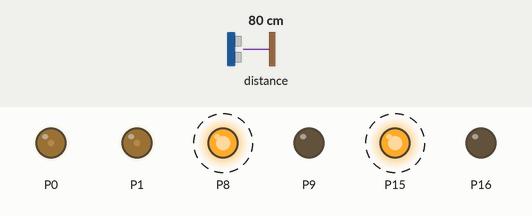
Recording of a program running on a simulated BBC micro:bit (MakeCode). Shown: output pins drawn as LEDs (lit = HIGH). Dashed ring = blinking. The inputs (shaded band) are chosen by the test bench; at power-on: distance to the obstacle 80 cm.

Above: at 1.2 s.
1.3 s: distance to the obstacle set to 2 cm
At 3.8 s:
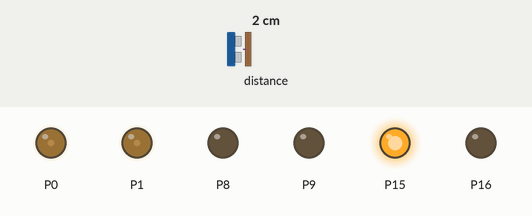
At 4.7 s:
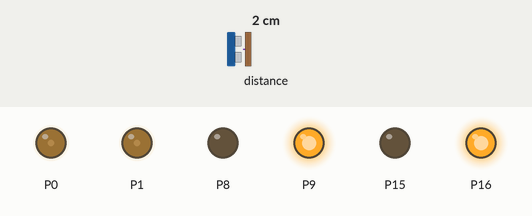
7.5 s: distance to the obstacle set to 9 cm
10.6 s: distance to the obstacle set to 4 cm
At 14.6 s:
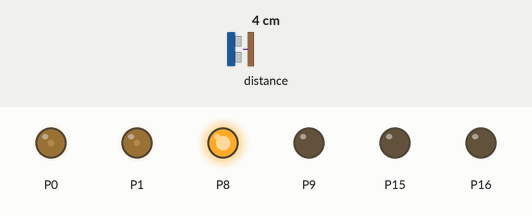
Timing chart, 0 to 19.7 s (numbered marks = the images above; inputs shaded):
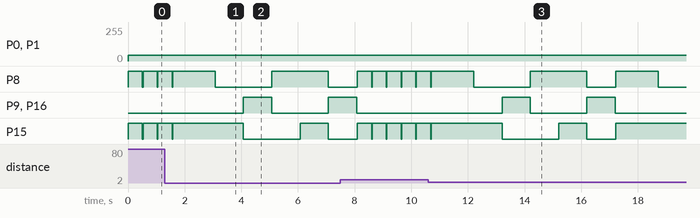

Measured:
- after the input at 1.3 s, P9, P16: LOW → HIGH after 2.8 s, → LOW 1.0 s later, → HIGH 2.0 s later
- after the input at 10.6 s, P9, P16: alternates HIGH for 1.0 s and LOW for 2.0 s, starting after 2.6 s

The program:

main.ts
```typescript
let DISTANCE = 0
basic.forever(function on_forever() {

    DISTANCE = sonar.ping(DigitalPin.P2, DigitalPin.P12, PingUnit.Centimeters)
    pins.analogWritePin(AnalogPin.P0, 170)
    pins.analogWritePin(AnalogPin.P1, 170)
    pins.digitalWritePin(DigitalPin.P15, 1)
    pins.digitalWritePin(DigitalPin.P16, 0)
    pins.digitalWritePin(DigitalPin.P8, 1)
    pins.digitalWritePin(DigitalPin.P9, 0)
    basic.pause(500)
    if (DISTANCE < 8) {
        basic.pause(1000)
        pins.digitalWritePin(DigitalPin.P15, 1)
        pins.digitalWritePin(DigitalPin.P16, 0)
        pins.digitalWritePin(DigitalPin.P8, 0)
        pins.digitalWritePin(DigitalPin.P9, 0)
        basic.pause(1000)
        pins.digitalWritePin(DigitalPin.P15, 0)
        pins.digitalWritePin(DigitalPin.P16, 1)
        pins.digitalWritePin(DigitalPin.P8, 0)
        pins.digitalWritePin(DigitalPin.P9, 1)
        basic.pause(1000)
        pins.digitalWritePin(DigitalPin.P15, 0)
        pins.digitalWritePin(DigitalPin.P16, 0)
        pins.digitalWritePin(DigitalPin.P8, 1)
        pins.digitalWritePin(DigitalPin.P9, 0)
        basic.pause(1000)
        pins.digitalWritePin(DigitalPin.P15, 1)
        pins.digitalWritePin(DigitalPin.P16, 0)
        pins.digitalWritePin(DigitalPin.P8, 1)
        pins.digitalWritePin(DigitalPin.P9, 0)
        basic.pause(1000)
        pins.digitalWritePin(DigitalPin.P15, 0)
        pins.digitalWritePin(DigitalPin.P16, 1)
        pins.digitalWritePin(DigitalPin.P8, 0)
        pins.digitalWritePin(DigitalPin.P9, 1)
        basic.pause(1000)
        pins.digitalWritePin(DigitalPin.P15, 0)
        pins.digitalWritePin(DigitalPin.P16, 0)
        pins.digitalWritePin(DigitalPin.P8, 0)
        pins.digitalWritePin(DigitalPin.P9, 0)
    } else if (DISTANCE > 8) {
        pins.digitalWritePin(DigitalPin.P15, 0)
        pins.digitalWritePin(DigitalPin.P16, 0)
        pins.digitalWritePin(DigitalPin.P8, 0)
        pins.digitalWritePin(DigitalPin.P9, 0)
    } else {
        basic.showIcon(IconNames.No)
    }

})
```

test.ts
```typescript
// aquí va el archivo "tests"; esto no se compilará cuando este paquete se utilice como una extensión.
```
